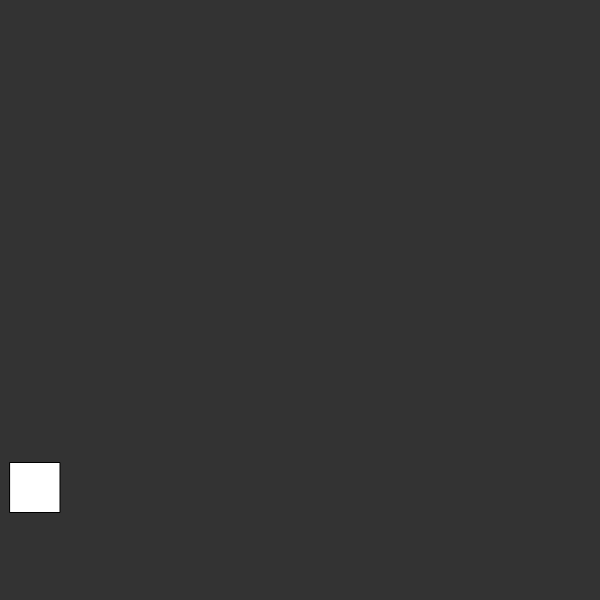
Frame 1 (no input)
Frame 60 (no input): identical to frame 1, image omitted
Frame 120 (the mouse pressed at the canvas centre since frame 60): identical to frame 1, image omitted

The p5.js sketch that drew this single still picture (run headless with seeded random() and noise() and a simulated clock; from frame 60 on, the mouse is pressed at the canvas centre):

// p5.js sketch
// ── sketch.js
let elivator;
let sh = false;
let passno = [99, 99, 99, 99, 99];

function setup() {
  createCanvas(600, 600);
  elivator = new Elivator(5);
}

function draw() {
  background(51);
  elivator.show();
  if (sh) {
    mapDoing(elivator.classified);
  }
}

class Elivator {
  constructor(floors) {
    this.passengers = [];
    this.floors = floors;
    this.classified = null;
    this.onBoard = [];
    this.current = 1;
  }
  addPassenger(nofloor, tofloor) {
    this.passengers.push(new Passenger(nofloor, tofloor));
  }
  addRandomPassengers(count) {
    for (var i = 0; i < count; i++) {
      let tofloor = floor(random(0, this.floors));
      let onfloor = floor(random(0, this.floors));
      this.addPassenger(onfloor, tofloor);
    }
  }
  classifiy() {
    let floors = createMatrix(this.floors);
    for (var i = 0; i < this.passengers.length; i++) {
      let passenger = this.passengers[i];
      let onfloor = passenger.onFloor;
      floors[onfloor].push(passenger);
    }
    this.classified = floors;
    console.log(floors);
  }
  checkBoardCount() {
    return (4 - this.onBoard.length);
  }
  pickup() {
    let boardCount = this.checkBoardCount();
    for (var i = 0; i < boardCount; i++) {
      let passenger = this.classified[this.current].splice(0, 1)[0];
      if (passenger !== undefined) {
        this.onBoard.push(passenger);
      }
    }
  }
  dropout() {
    for (var i = 0; i < this.onBoard.length; i++) {
      if (this.onBoard[i].toFloor == this.current) {
        this.onBoard.splice(this.onBoard.indexOf(this.onBoard[i]), 1);
      }
    }
  }
  move() {
    let upvotes = 0;
    let downvotes = 0;
    for (let p of this.onBoard) {
      p.toFloor > this.current ? upvotes++ : downvotes++;
    }
    upvotes > downvotes ? this.current++ : this.current--;
  }
  show() {
    fill(255);
    let yCord = map(this.current, 0, 4, height, 50);
    rect(10, yCord, 50, 50);
  }
}

class Passenger {
  constructor(onFloor, toFloor) {
    this.onFloor = onFloor;
    this.toFloor = toFloor;
    this.xpos = passno[onFloor];
    passno[onFloor] += 50;
  }
  show() {
    let color = map(this.onFloor, 0, 4, 0, 255);
    fill(100, 100, 255);
    ellipse(this.xpos, map(this.onFloor, 0, 4, height, 50), 50);
  }
}

const createMatrix = (rows) => {
  let mainArray = [];
  for (var i = 0; i < rows; i++) {
    mainArray[i] = [];
  }
  return mainArray;
}

const copy = (array) => {
  let result = [];
  for (var i = 0; i < array.length; i++) {
    result[i] = array[i];
  }
  return result;
}

const mapDoing = (matrix) => {
  for (var i = 0; i < matrix.length; i++) {
    for (let p of matrix[i]) {
      p.show();
    }
  }
}

const move = () => {
  elivator.move()
};

const lift = () => {
  elivator.dropout();
  elivator.pickup();
  elivator.dropout()
}

const manage = (no) => {
  elivator.addRandomPassengers(no);
  elivator.classifiy();







}

const prt = () => {
  console.log(elivator.classified);
}
